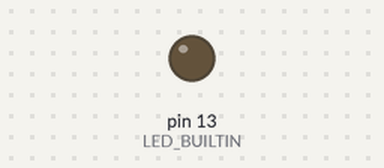
Bench run of a sketch on a simulated Arduino Leonardo, built with avr-gcc and run on an emulated ATmega32U4. Shown: output pins drawn as LEDs (lit = HIGH). The modem accepts every AT command (registered, SIM ready, sends succeed) and sends nothing else.

Above: at 0.1 s.
At 3.27 s:
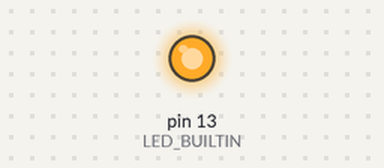
Timing chart, 0 to 4.8 s (numbered marks = the images above):
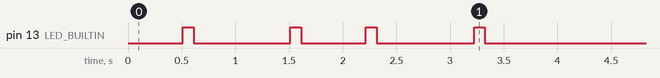

The sketch:

bc20_mqtt.ino
```cpp
#include <SoftwareSerial.h>

SoftwareSerial mySerial(10, 11); // RX, TX

void connectNBIOT (String cmd, char *res)
{
  while(1)
  {
    mySerial.println(cmd);
    delay(500);
    while(mySerial.available()>0)
    {
      if(mySerial.find(res))
      {
  digitalWrite(LED_BUILTIN, HIGH);   // turn the LED on (HIGH is the voltage level)
  delay(100);              // wait for a second
  digitalWrite(LED_BUILTIN, LOW);    // turn the LED off by making the voltage LOW
  delay(100);
        return;
      }
    }
    delay(1000);
   }
}

void setup() {
  // initialize digital pin 13 as an output.
  pinMode(13, OUTPUT);
    Serial.begin(115200);
    mySerial.begin(115200);
  while (!Serial) {
    ; // wait for serial port to connect. Needed for Leonardo only
  }
    // prints title with ending line break
   connectNBIOT("AT","OK");
   mySerial.println("ATE0");//关闭回显
   delay(300);
   connectNBIOT("AT+CPIN?","+CPIN: READY");//返+CPIN:READY，表明识别到卡了
   connectNBIOT("AT+CGATT?","+CGATT: 1");//返+CGACT: 1,就能正常工作了
   mySerial.println("AT+QMTCLOSE=0");//关闭上一次socekt连接
   delay(300);
   connectNBIOT("AT+QMTCFG=\"aliauth\",0,\"hh83tsRhk7S\",\"e0i3H75WfbubjgfmHJdb\",\"f819d8c3032d63376649499af\"","OK");
   delay(300);
   connectNBIOT("AT+QMTOPEN=0,\"iot-as-mqtt.cn-shanghai.aliyuncs.com\",1883","+QMTOPEN: 0,0");//建立服务器的IP和端口连接
   delay(300);
   connectNBIOT("AT+QMTCONN=0,\"e0i3H75WfbubjgfmHJdb\"","+QMTCONN: 0,0,0");//建立服务器的IP和端口连接
    delay(300);
}

// the loop function runs over and over again forever
void loop() {
  digitalWrite(13, HIGH);   // turn the LED on (HIGH is the voltage level)
  delay(1000);              // wait for a second
  digitalWrite(13, LOW);    // turn the LED off by making the voltage LOW
  delay(1000);              // wait for a second
      // prints title with ending line break
   connectNBIOT("AT+QMTPUB=0,0,0,0,\"topic/pub\",\"hello MQTT.\"","+QMTPUB: 0,0,0");//send message
}
```

Measured:
- by itself, pin 13 (LED_BUILTIN): LOW → HIGH at 0.51 s, → LOW 0.10 s later, → HIGH 0.90 s later, → LOW 0.10 s later, … (8 changes in this stretch)
